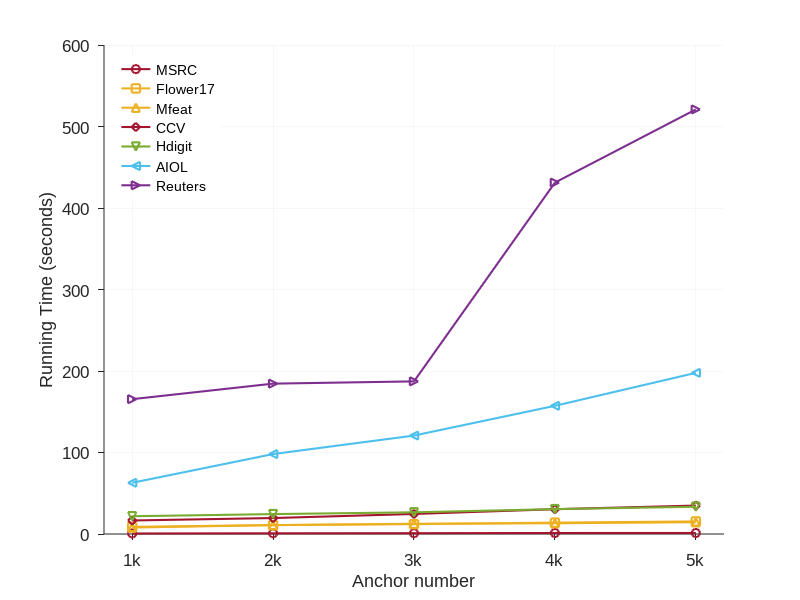

MATLAB code to generate this figure: (Note: this script raises an error after producing the figure.)
clc; clear; close all;
addpath('ZoomPlot-MATLAB-main\');

% 1. 数据准备（严格匹配你的表格）
x = [1000, 2000, 3000, 4000, 5000];  % 横坐标（1k/2k/3k/4k/5k）
% 各数据集运行时间（秒）
time.MSRC     = [0.63, 0.86, 0.99, 1.22, 1.23];
time.Flower17 = [8.78, 10.91, 12.08, 13.95, 15.43];
time.Mfeat    = [7.94, 10.9, 12.58, 13.18, 14.45];
time.CCV      = [16.58, 19.59, 24.58, 30.42, 34.89];
time.Hdigit   = [21.80, 24.42, 26.62, 30.53, 33.44];
time.AIOL     = [62.84, 98.07, 120.79, 157.26, 197.72];
time.Reuters  = [165.44, 184.49, 187.27, 431.15, 520.93];

% 2. 初始化绘图（适配大数值跨度，设置合适画布）
figure('Color','w', 'Position',[100, 100, 900, 600]);
hold on; grid on;

% 3. 定义配色和线型（区分度高，适配7个数据集）
colors = [
    0.64 0.08 0.18;  % 蓝色（MSRC）
    0.93 0.69 0.13; % 橙色（Flower17）
    0.93 0.69 0.13;  % 黄色（Mfeat）
    0.64 0.08 0.18;  % 红色（CCV）
    0.47 0.67 0.19;  % 绿色（Hdigit）
    0.30 0.75 0.93;  % 浅蓝（AIOL）
    0.49 0.18 0.56;  % 紫色（Reuters）
];
markers = {'o', 's', '^', 'd', 'v', '<', '>'};  % 不同标记区分数据集
line_width = 1.5;
marker_size = 6;

% 4. 绘制各数据集折线
h1 = plot(x, time.MSRC, 'Color', colors(1,:), 'Marker', markers{1}, ...
    'LineWidth', line_width, 'MarkerSize', marker_size);
h2 = plot(x, time.Flower17, 'Color', colors(2,:), 'Marker', markers{2}, ...
    'LineWidth', line_width, 'MarkerSize', marker_size);
h3 = plot(x, time.Mfeat, 'Color', colors(3,:), 'Marker', markers{3}, ...
    'LineWidth', line_width, 'MarkerSize', marker_size);
h4 = plot(x, time.CCV, 'Color', colors(4,:), 'Marker', markers{4}, ...
    'LineWidth', line_width, 'MarkerSize', marker_size);
h5 = plot(x, time.Hdigit, 'Color', colors(5,:), 'Marker', markers{5}, ...
    'LineWidth', line_width, 'MarkerSize', marker_size);
h6 = plot(x, time.AIOL, 'Color', colors(6,:), 'Marker', markers{6}, ...
    'LineWidth', line_width, 'MarkerSize', marker_size);
h7 = plot(x, time.Reuters, 'Color', colors(7,:), 'Marker', markers{7}, ...
    'LineWidth', line_width, 'MarkerSize', marker_size);

% 5. 图表样式优化（移除不兼容的Alpha属性，保留核心美化效果）
% 坐标轴设置
xlabel('Anchor number', 'FontSize', 14, 'FontName', 'Arial');
ylabel('Running Time (seconds)', 'FontSize', 14, 'FontName', 'Arial');
xlim([800, 5200]);  % 横轴范围（留边距）
set(gca, 'XTick', x, 'XTickLabel', {'1k', '2k', '3k', '4k', '5k'});  % 横轴显示1k/2k等
set(gca, 'FontSize', 12, 'FontName', 'Arial', 'TickDir', 'out');

% 网格样式（仅保留兼容的设置，浅灰色网格已足够柔和）
set(gca, 'GridColor', [0.8 0.8 0.8]);  % 浅灰色网格，不刺眼
set(gca, 'Box', 'off');  % 去掉外边框

% 图例（清晰显示所有数据集）
legend([h1,h2,h3,h4,h5,h6,h7], ...
    'MSRC', 'Flower17', 'Mfeat', 'CCV', 'Hdigit', 'AIOL', 'Reuters', ...
    'Location', 'northwest', 'FontSize', 10, 'FontName', 'Arial', 'Box', 'off');

zp = BaseZoom();
zp.run();


% % 6. 导出高清图片（600DPI，适合论文/报告）
% print(gcf, '-dpng', '-r600', 'running_time_plot.png');
